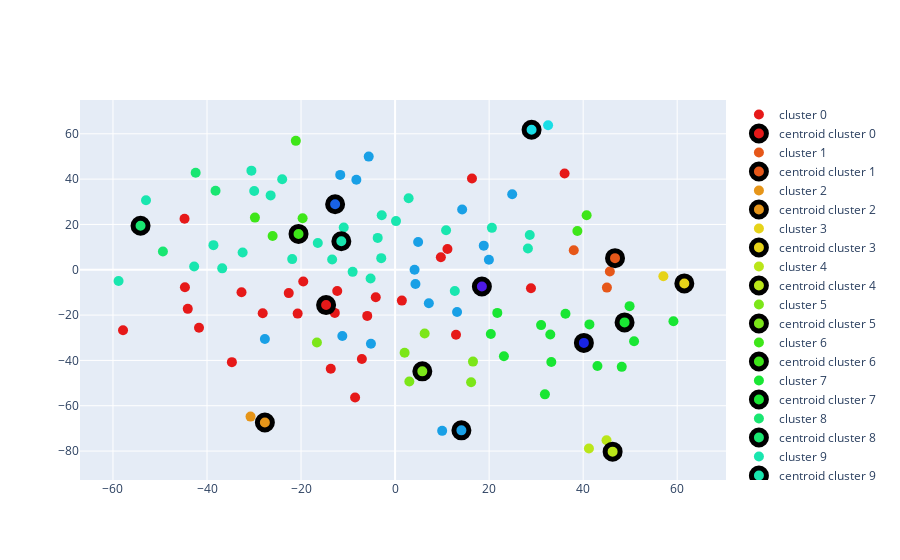

The code cell stored with this chart in its notebook:
### Code cell
data = []
collect = dict()
color = ['hsl(' + str(h) + ',80%' + ',50%)' for h in np.linspace(0, 255, n_clusters)]
df_final_labels = pd.DataFrame()
for cluster_id in np.unique(kmeans.labels_):
    cluster_indices = np.where(kmeans.labels_ == cluster_id)    
    cluster_text = df_pool[cluster_indices]
    center_index = centroid_indices[cluster_id]
    center_text = df_pool[center_index]
    cluster_truth = (y_pool[cluster_indices])
    df_cluster = pd.DataFrame({'text': cluster_text})
    df_cluster['cluster_id'] = cluster_id
#     df_cluster['centroid'] = False
    print(cluster_id, cluster_truth)
    df_cluster['truth'] = cluster_truth
    df_cluster = df_cluster.append({'text':center_text, 'cluster_id':cluster_id,
                                    }, ignore_index=True)
    df_final_labels = pd.concat([df_final_labels, df_cluster])
    

    cp = principals[cluster_indices]
    data.append(go.Scatter(x = cp[:,0],
                   y = cp[:,1],
                   mode='markers',                    
                hovertext=cluster_text,
                            marker=dict(color=color[cluster_id],
                                                   size=10),
                           name = 'cluster '+ str(cluster_id)
                          ))
    data.append(go.Scatter(x = [principals[center_index, 0]],
                   y = [principals[center_index, 1]],
                   mode='markers',  
                           marker=dict(color=color[cluster_id],
                                                   size=15,
                                                   line=dict(color='black', width=5)),
                           name = 'centroid cluster '+ str(cluster_id)
                          ))
    collect[cluster_id] = df_pool[cluster_indices]
    
fig = go.Figure(data=data)
fig.show()
